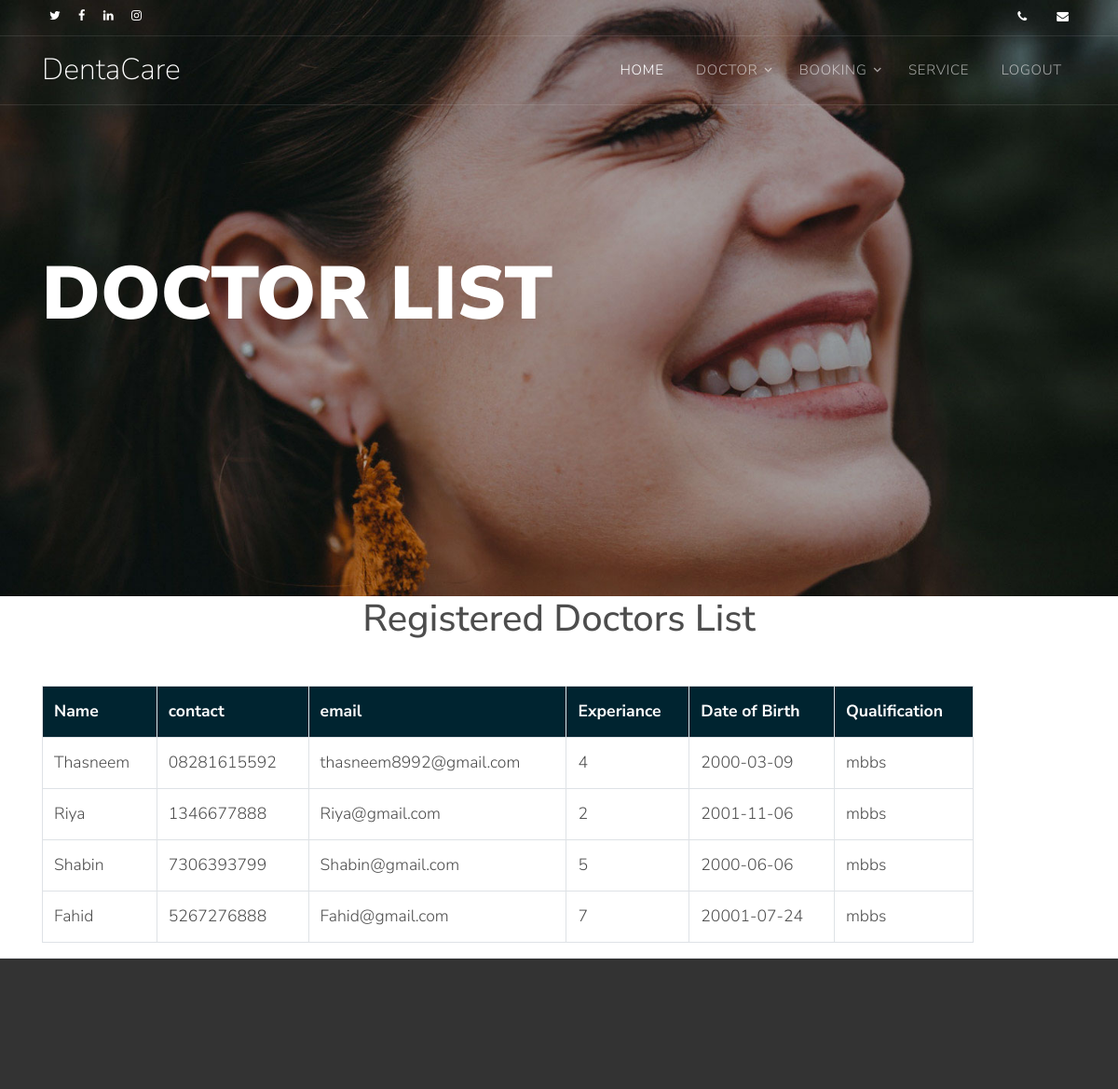
The page /approved_doctor on the database its author committed.
### Dental_app/models.py (models this page shows)
class Doctor_reg(models.Model):
    user = models.ForeignKey(User, on_delete=models.CASCADE)
    qualification = models.CharField(max_length=50, null=True)
    exp = models.CharField(max_length=50, null=True)
    dob = models.CharField(max_length=50, null=True)
    phone_number = models.CharField(max_length=50, null=True)

### adminapp/views.py (the view)
# urls.py: path('approved_doctor',views.approved_doctor,name='approved_doctor'),
def approved_doctor(request):
    shop = Doctor_reg.objects.filter(user__last_name='1')
    return render(request,'admin/approved_doctor.html',{'shop':shop})

### templates/admin/approved_doctor.html (shortened to what this page needs)
{% extends "admin/base.html" %}
{% load static %}
{% block content %}
<div class="site-blocks-cover inner-page" style="background-image: url({% static 'images/hero_bg_1.jpg' %});" data-aos="fade" data-stellar-background-ratio="0.5">
    <div class="container">
      <div class="row align-items-center">
        <div class="col-md-7">
          <h1><strong>Doctor List</strong> </h1>
        </div>
      </div>
    </div>
  </div>
<div class="page-section">
    <div class="container">
      <h1 class="text-center mb-5 wow fadeInUp">Registered Doctors List</h1>
      <table  class="table table-bordered table-striped table-hover" style="background-color: #002633;width: 1000px;">
                                 <th class="success" style="color: white;">Name</th>
                                 <th class="success" style="color: white;">contact</th>
                                 <th class="success" style="color: white;">email</th>
                                 <th class="success" style="color: white;">Experiance</th>
                                   <th class="success" style="color: white;">Date of Birth</th>
                                   <th class="success" style="color: white;">Qualification</th>
              {% for i in shop %}
                                <tr style="background-color:white;width: 700px;">
                                    <td>{{ i.user.first_name}}</td>
                                    <td>{{ i.phone_number}}</td>
                                    <td>{{ i.user.email}}</td>
                                    <td>{{ i.exp}}</td>
                                    <td>{{ i.dob }}</td>
                                    <td>{{ i.qualification }}</td>
                                </tr>
              {% endfor %}
                            </table>
    </div>
  </div>
  {% endblock %}

### static/css/style.css (style rules this page uses)
body { line-height: 1.7; color: #4d4d4d; font-weight: 300; font-size: 1.1rem; font-family: "Nunito Sans", -apple-system, BlinkMacSystemFont, "Segoe UI", Roboto, "Helvetica Neue", Arial, sans-serif, "Apple Color Emoji", "Segoe UI Emoji", "Segoe UI Symbol", "Noto Color Emoji"; }
.site-blocks-cover { background-size: cover; background-repeat: no-repeat; background-position: top; }
.site-blocks-cover, .site-blocks-cover .row { min-height: 600px; height: calc(100vh); }
.site-blocks-cover.inner-page, .site-blocks-cover.inner-page .row { min-height: 600px; height: calc(80vh); }
.site-blocks-cover h1 { font-weight: 900; color: #fff; text-transform: uppercase; font-size: 3rem; }
.site-blocks-cover h1 strong { font-weight: 900; }
@media (min-width: 768px) { .site-blocks-cover h1 { font-size: 5rem; font-weight: 300; line-height: 1.2; } }

### rows shown on the page
Doctor_reg: user.first_name "Thasneem", phone_number "08281615592", user.email "thasneem8992@gmail.com", exp "4", dob "2000-03-09", qualification "mbbs"
Doctor_reg: user.first_name "Riya", phone_number "1346677888", user.email "Riya@gmail.com", exp "2", dob "2001-11-06", qualification "mbbs"
Doctor_reg: user.first_name "Shabin", phone_number "7306393799", user.email "Shabin@gmail.com", exp "5", dob "2000-06-06", qualification "mbbs"
Doctor_reg: user.first_name "Fahid", phone_number "5267276888", user.email "Fahid@gmail.com", exp "7", dob "20001-07-24", qualification "mbbs"
